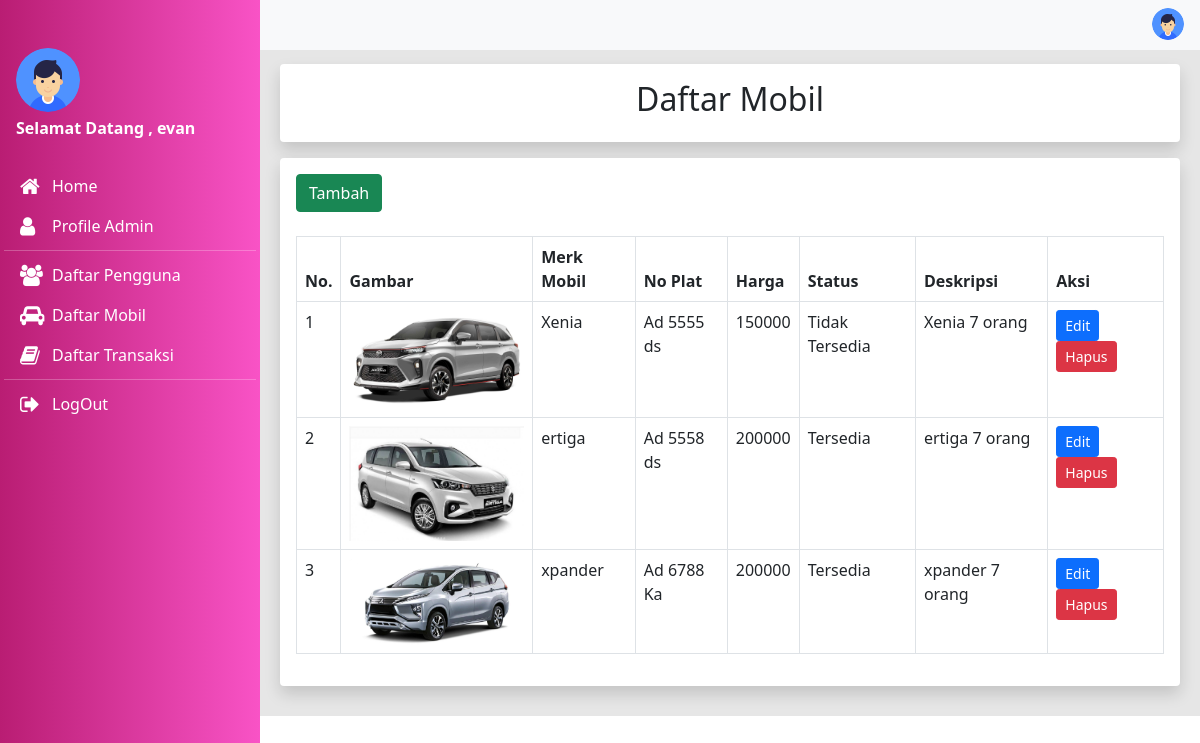
Page /Admin/mobil.php (signed in) on the committed database.
### tables this page shows
CREATE TABLE `mobil` (
  `id_mobil` int(11) NOT NULL,
  `no_plat` varchar(255) NOT NULL,
  `merk` varchar(255) NOT NULL,
  `harga` int(255) NOT NULL,
  `deskripsi` varchar(255) NOT NULL,
  `status` varchar(255) NOT NULL,
  `gambar` text NOT NULL
);

### Admin/mobil.php (the view, shortened to what this page needs)
<!DOCTYPE html>
<html lang="en">
<head>
    <link rel="stylesheet" href="./assets/app/css/bootstrap.min.css">
    <link rel="stylesheet" href="./assets/icons/css/font-awesome.min.css">
    <link rel="stylesheet" href="./dist/css/index.css">
</head>
<body>
    <div class="wrapper">
        <nav class="navbar navbar-expand-md navbar-light bg-light py-1">
            <div class="container-fluid">
                <button class="btn btn-default" id="btn-slider" type="button">
                    <i class="fa fa-bars fa-lg" aria-hidden="true"></i>
                </button>
                <a class="navbar-brand me-auto text-danger" href="#">Dash<span class="text-warning">Board</span></a>
                <ul class="nav ms-auto">
                    <li class="nav-item dropstart">
                    <li class="nav-item dropstart">
                        <a class="nav-link text-dark ps-3 pe-1" href="#" id="navbarDropdown" role="button"
                            data-bs-toggle="dropdown">
                            <img src="./images/user/user.png" alt="user" class="img-user">
                        </a>
                    </li>
                </ul>
            </div>
        </nav>
        <div class="slider" id="sliders">
            <div class="slider-head">
                <div class="d-block pt-4 pb-3 px-3">
                    <img src="./images/user/user.png" alt="user" class="slider-img-user mb-2">
                    <p class="fw-bold mb-0 lh-1 text-white"> Selamat Datang , <?php echo $_SESSION['USER']['nama_pengguna'];?></p>
                </div>
            </div>
            <div class="slider-body px-1">
                <nav class="nav flex-column">
                    <a class="nav-link px-3 active" a href="index.php">
                        <i class="fa fa-home fa-lg box-icon" aria-hidden="true"></i>Home
                    </a>
                    <a class="nav-link px-3" a href="profile.php">
                        <i class="fa fa-user fa-lg box-icon" aria-hidden="true"></i>Profile Admin
                    </a>
                    <hr class="soft my-1 bg-white">
                    <a class="nav-link px-3" a href="daftarpengguna.php">
                        <i class="fa fa-users fa-lg box-icon" aria-hidden="true"></i>Daftar Pengguna
                    </a>
                    <a class="nav-link px-3" a href="mobil.php">
                        <i class="fa fa-car fa-lg box-icon" aria-hidden="true"></i>Daftar Mobil
                    </a>
                    <a class="nav-link px-3" a href="booking/booking.php">
                        <i class="fa fa-book fa-lg box-icon" aria-hidden="true"></i>Daftar Transaksi
                    </a>
                    <hr class="soft my-1 bg-white">
                    <a class="nav-link px-3" a href="logout.php">
                        <i class="fa fa-sign-out fa-lg box-icon" aria-hidden="true"></i>LogOut
                    </a>
                </nav>
            </div>
        </div>
        <div class="main-pages">
        <?php
    require 'koneksi/koneksi.php';
?>
<div class="container-fluid">
                <div class="row g-2 mb-3">
                    <div class="col-12">
                        <div class="d-block bg-white rounded shadow p-3">
                            <center><h2>Daftar Mobil</h2></center>
                        </div>
                    </div>
                </div>
                <div class="row g-2 mb-3">
                <div class="col-12">
                <div class="d-block bg-white rounded shadow p-3">
                <a class="btn btn-success" href="mobil/tambah.php" role="button">Tambah</a>
                <br><br>
                <div class="table-responsive">
                <table class="table table-bordered">
                    <thead>
                        <tr>
                            <th>No.</th>
                            <th>Gambar</th>
                            <th>Merk Mobil</th>
                            <th>No Plat</th>
                            <th>Harga</th>
                            <th>Status</th>
                            <th>Deskripsi</th>
                            <th>Aksi</th>
                        </tr>
                    </thead>
                    <tbody>
                        <?php
                            $sql = "SELECT *FROM mobil ORDER BY id_mobil ASC";
                            $row = $koneksi->prepare($sql);
                            $row->execute();
                            $hasil = $row->fetchAll();
                            $no = 1;
                            foreach($hasil as $isi)
                            {
                        ?>
                        <tr>
                            <td><?php echo $no;?></td>
                            <td><img src="assets/image/<?php echo $isi['gambar'];?>" class="img-fluid" style="width:200px;"></td>
                            <td><?php echo $isi['merk'];?></td>
                            <td><?php echo $isi['no_plat'];?></td>
                            <td><?php echo $isi['harga'];?></td>
                            <td><?php echo $isi['status'];?></td>
                            <td><?php echo $isi['deskripsi'];?></td>
                            <td>
                                <a class="btn btn-primary btn-sm" href="mobil/edit.php?id=<?php echo $isi['id_mobil'];?>" role="button">Edit</a>
                                <a class="btn btn-danger  btn-sm" href="mobil/proses.php?aksi=hapus&id=<?= $isi['id_mobil'];?>&gambar=<?= $isi['gambar'];?>" role="button">Hapus</a>
                            </td>
                        </tr>
                        <?php $no++; }?>
                    </tbody>
                </table>
            </div>
        </div>
    </div>
</div>
</body>
</html>

### rows in the picture
mobil: gambar (picture), merk "Xenia", no_plat "Ad 5555 ds", harga "150000", status "Tidak Tersedia", deskripsi "Xenia 7 orang"
mobil: gambar (picture), merk "ertiga", no_plat "Ad 5558 ds", harga "200000", status "Tersedia", deskripsi "ertiga 7 orang"
mobil: gambar (picture), merk "xpander", no_plat "Ad 6788 Ka", harga "200000", status "Tersedia", deskripsi "xpander 7 orang"

### other values in the picture
$_SESSION['USER']['nama_pengguna'] "evan"
